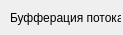
<?xml version="1.0" encoding="UTF-8"?>
<ui version="4.0">
 <class>BufferengWindow</class>
 <widget class="QDialog" name="BufferengWindow">
  <property name="geometry">
   <rect>
    <x>0</x>
    <y>0</y>
    <width>123</width>
    <height>35</height>
   </rect>
  </property>
  <property name="windowTitle">
   <string>Dialog</string>
  </property>
  <widget class="QLabel" name="label">
   <property name="geometry">
    <rect>
     <x>10</x>
     <y>10</y>
     <width>111</width>
     <height>16</height>
    </rect>
   </property>
   <property name="text">
    <string>Буфферация потока</string>
   </property>
  </widget>
 </widget>
 <resources/>
 <connections/>
</ui>
